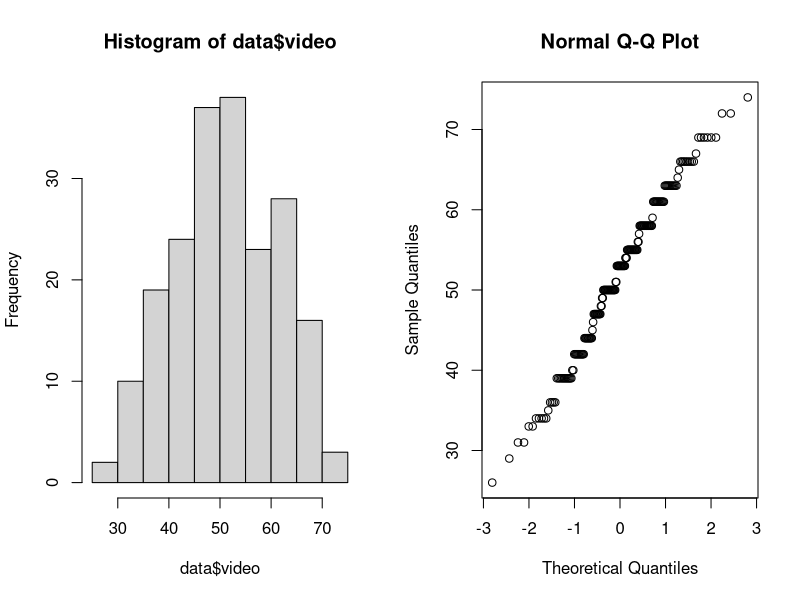
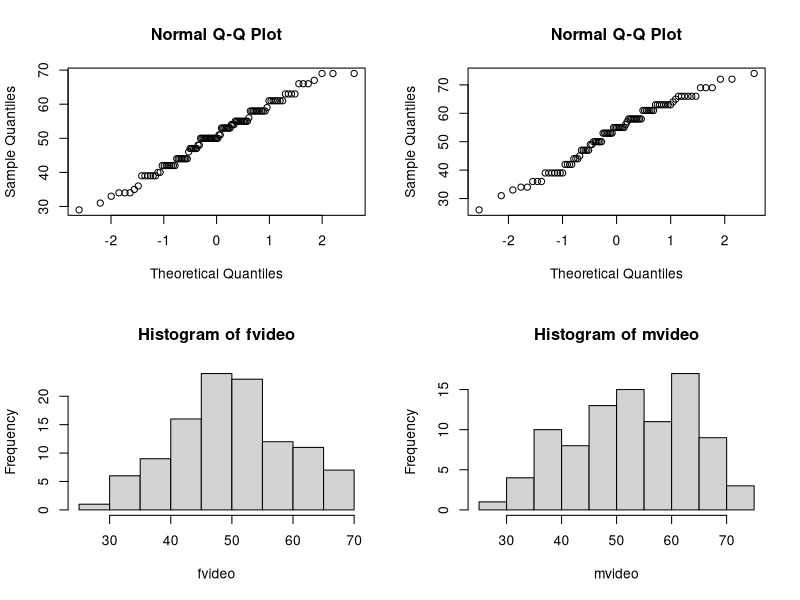
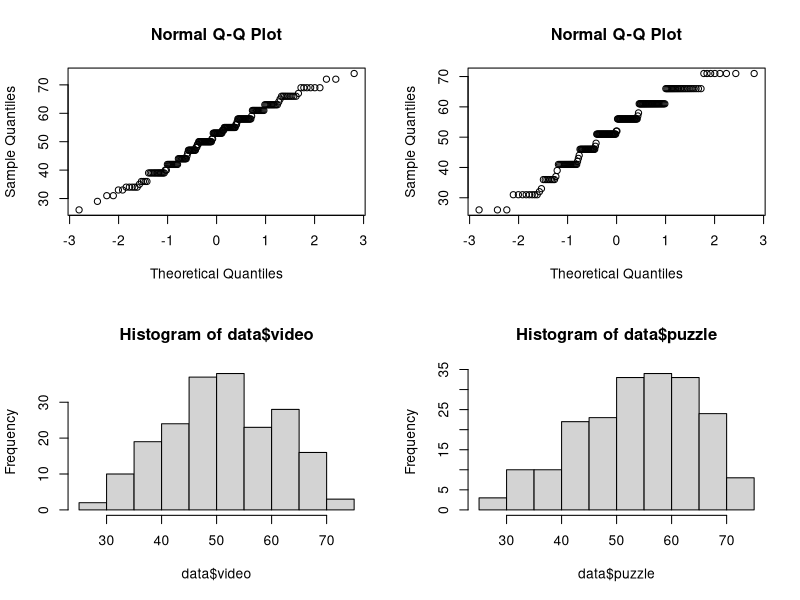

Reproduce these figures in R, in order.
# Exercise 1
data <- read.csv("Ice_cream-1.csv")

# a)
summary(data$video)

par(mfrow=c(1, 2))
hist(data$video)
qqnorm(data$video)
shapiro.test(rnorm(1000))

# CI
alpha = 0.03
ci <- qnorm(1 - alpha/2) * sd(data$video) / sqrt(length(data$video))
c(mean(data$video) - ci, mean(data$video) + ci)
n <- (qnorm(1 - alpha/2) * sd(data$video) / (3/2))^2
ceiling(n)

# Bootstrap CI
B = 100000
Tstar = numeric(B)
for(i in 1:B)
  Tstar[i] = mean(sample(data$video, replace=T))
c(2*mean(Tstar) - quantile(Tstar, 1 - alpha/2), 2*mean(Tstar) - quantile(Tstar, alpha/2))


# b)
t.test(data$video, mu=50, alternative="greater")
t.test(data$video, mu=51, alternative="greater")


# c)
binom.test(sum(data$video>50), length(data$video), alternative='g')
wilcox.test(data$video, mu=50, alternative='g')

sum(data$video<42)/length(data$video) <= 0.25


# d)
# Bootstrap test
B = 10000
t = min(data$video)
Tstar = numeric(B)
means = NULL
for(m in 0:100){
  for(i in 1:B)
    Tstar[i] = min(rnorm(length(data$video), mean=m, sd=10))
  if(2*min(sum(Tstar<t)/B, sum(Tstar>t)/B) > 0.05)
    means = c(means, m)
}
length(min(means):max(means)) == length(means)
range(means)

# Kolmogorov-Smirnov test
means = NULL
for(m in 0:100){
  if(ks.test(data$video, pnorm, m, 10)[[2]] > 0.05)
    means = c(means, m)
}
length(min(means):max(means)) == length(means)
range(means)

# More precise KS test
means = NULL
for(m in seq(51, 54, by=0.001)){
  if(ks.test(data$video, pnorm, m, 10)[[2]] > 0.05)
    means = c(means, m)
}
length(seq(min(means), max(means), by=0.001)) == length(means)
range(means)


# e)
fvideo = data$video[data$female == 1]
mvideo = data$video[data$female == 0]

t.test(mvideo, fvideo, alternative='g')
wilcox.test(mvideo, fvideo, alternative='g')
ks.test(mvideo, fvideo, alternative='l')

par(mfrow=c(2, 2))
qqnorm(fvideo); qqnorm(mvideo)
hist(fvideo); hist(mvideo)
shapiro.test(fvideo); shapiro.test(mvideo)


# f)
cor.test(data$video, data$puzzle)
cor.test(data$video, data$puzzle, method='spearman')

qqnorm(data$video); qqnorm(data$puzzle)
hist(data$video); hist(data$puzzle)
shapiro.test(data$video); shapiro.test(data$puzzle)
